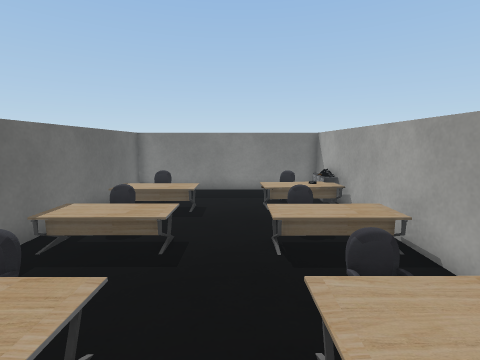
view 1 (above)

12 first-person views from a walk through a scene from a Unity 3-D project. The camera is 1.4 m above the floor, tilts 8° down and sees 85° across. Doors are open. The floor is counted in squares, 0.6 m on a side. Each view is taken from the middle of a square. On the plan, view 1 faces up. The plan holds only what a view shows up to about 17 squares ahead; the rest is blank. The player is left out. Some surface patterns are stand-ins.

view 2
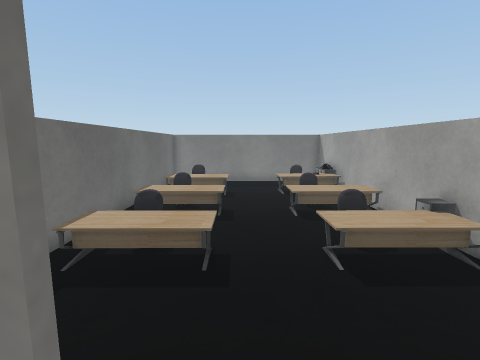

view 3
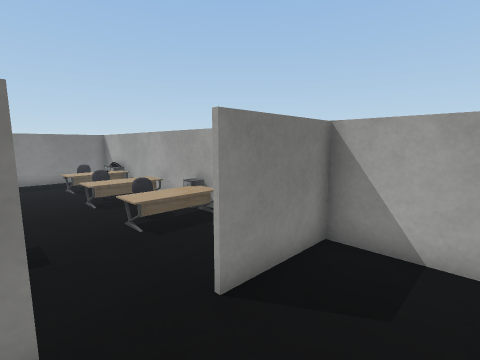

view 4
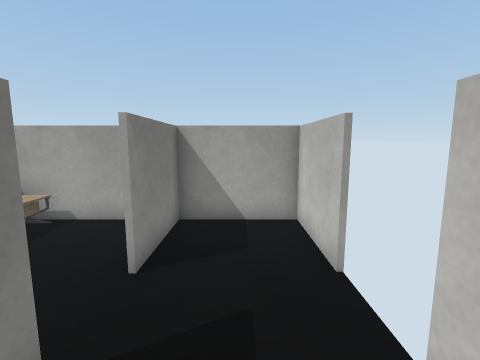

view 5
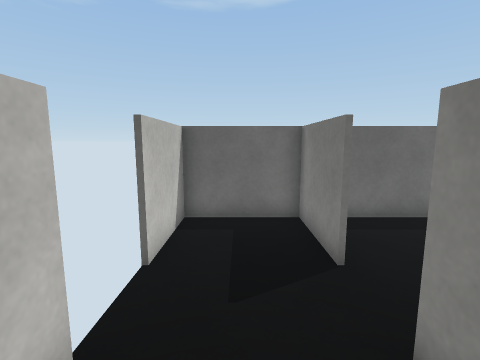

view 6
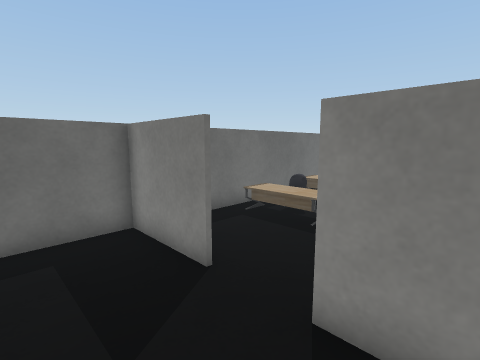

view 7
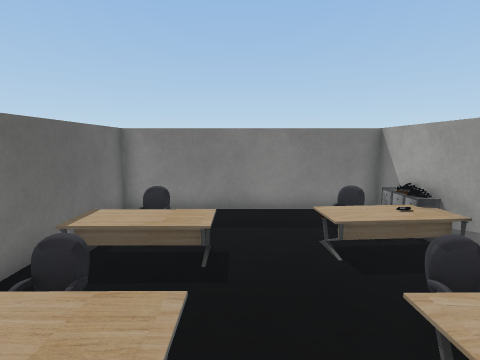

view 8
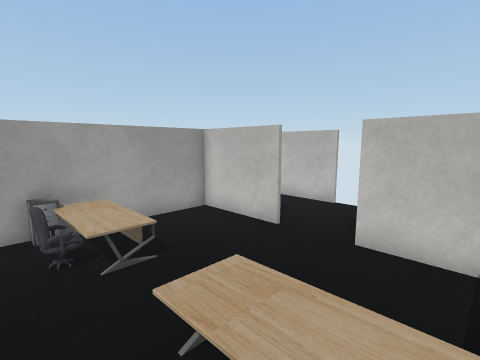

view 9
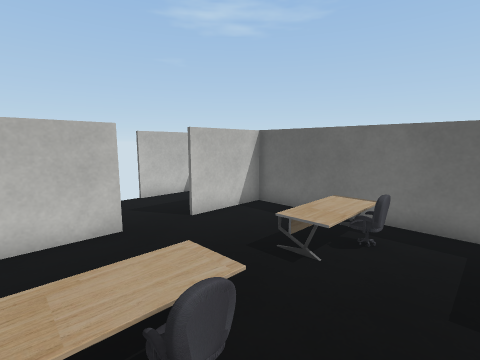

view 10
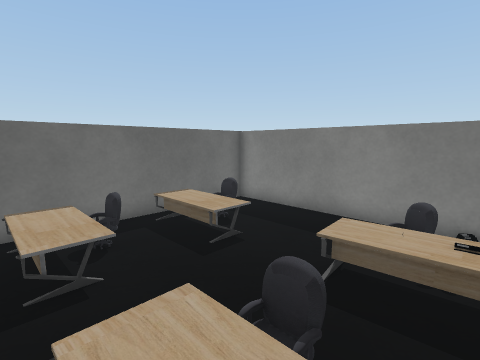

view 11
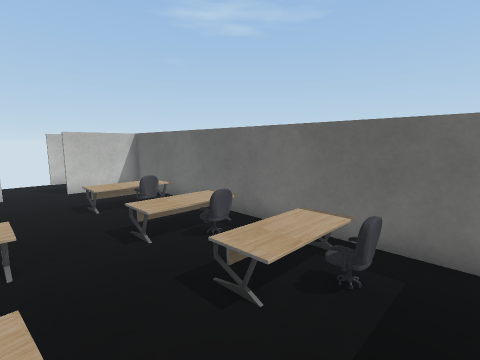

view 12
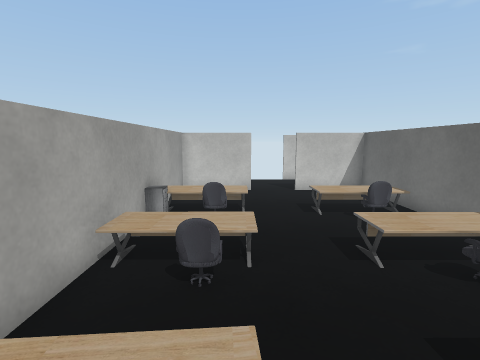

### Floor plan
Key: @ floor where view 1 was taken; # wall or solid block; x gap in a wall; . floor; D open door; = window, fence, low wall or low ledge; O other object.
Columns run from 5 left of view 1 to 4 right of it. Each row starts with its distance up from view 1.
 13 ##########
 12 #.......OO
 11 #.O....OOO
 10 #.....OOO=
  9 =OOO..O..#
  8 #........#
  7 #.O....O.#
  6 =OOO..OOO=
  5 #........#
  4 #........#
  3 #.O....OOO
  2 =OOO..OOO=
  1 #........#
  0 #....@...#
 -1 #........#
 -2 ####..####
 -3 #........#
 -4 #........#
 -5 #........#
 -6 ###xDD####

Where each view was taken, in squares from view 1:
view 1: 0 up, 0 right, facing up
view 2: 3 down, 1 left, facing up
view 3: 5 down, 2 left, facing up-right
view 4: 4 down, 4 left, facing right
view 5: 4 down, 3 right, facing left
view 6: 5 down, 2 right, facing up-left
view 7: 4 up, 1 left, facing up
view 8: 4 up, 4 left, facing down-right
view 9: 5 up, 3 right, facing down-left
view 10: 5 up, 3 right, facing up-left
view 11: 12 up, 1 right, facing down-left
view 12: 11 up, 1 right, facing down
